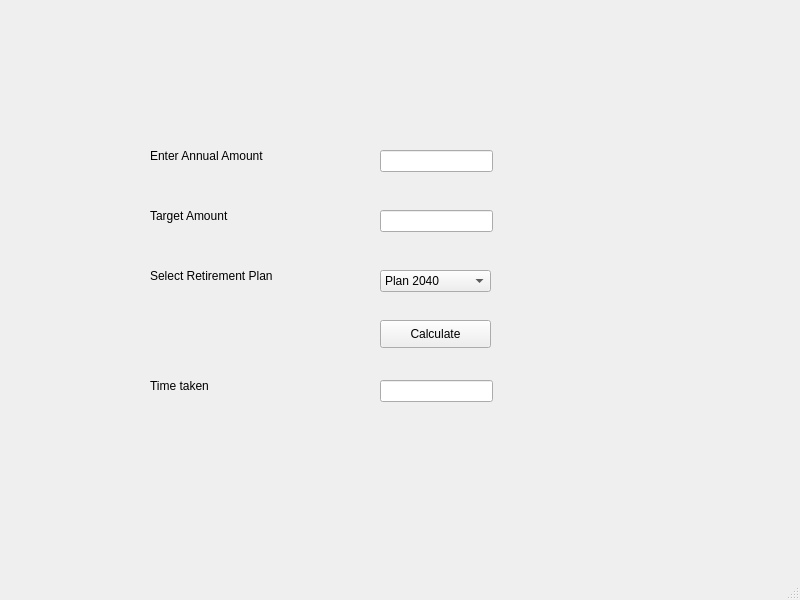
<?xml version="1.0" encoding="UTF-8"?>
<ui version="4.0">
 <class>financialPlanner</class>
 <widget class="QMainWindow" name="financialPlanner">
  <property name="geometry">
   <rect>
    <x>0</x>
    <y>0</y>
    <width>800</width>
    <height>600</height>
   </rect>
  </property>
  <property name="windowTitle">
   <string>Financial Planner</string>
  </property>
  <widget class="QWidget" name="centralwidget">
   <widget class="QLabel" name="lblAnnualAmount">
    <property name="geometry">
     <rect>
      <x>150</x>
      <y>130</y>
      <width>191</width>
      <height>51</height>
     </rect>
    </property>
    <property name="font">
     <font>
      <family>Segoe UI</family>
      <pointsize>9</pointsize>
     </font>
    </property>
    <property name="text">
     <string>Enter Annual Amount</string>
    </property>
   </widget>
   <widget class="QLineEdit" name="txtAnnualAmount">
    <property name="geometry">
     <rect>
      <x>380</x>
      <y>150</y>
      <width>113</width>
      <height>22</height>
     </rect>
    </property>
    <property name="font">
     <font>
      <family>Segoe UI</family>
      <pointsize>9</pointsize>
     </font>
    </property>
   </widget>
   <widget class="QLabel" name="lblTargetAmount">
    <property name="geometry">
     <rect>
      <x>150</x>
      <y>190</y>
      <width>191</width>
      <height>51</height>
     </rect>
    </property>
    <property name="font">
     <font>
      <family>Segoe UI</family>
      <pointsize>9</pointsize>
     </font>
    </property>
    <property name="text">
     <string>Target Amount</string>
    </property>
   </widget>
   <widget class="QLineEdit" name="txtTargetAmount">
    <property name="geometry">
     <rect>
      <x>380</x>
      <y>210</y>
      <width>113</width>
      <height>22</height>
     </rect>
    </property>
    <property name="font">
     <font>
      <family>Segoe UI</family>
      <pointsize>9</pointsize>
     </font>
    </property>
   </widget>
   <widget class="QLabel" name="lblPlan">
    <property name="geometry">
     <rect>
      <x>150</x>
      <y>250</y>
      <width>191</width>
      <height>51</height>
     </rect>
    </property>
    <property name="font">
     <font>
      <family>Segoe UI</family>
      <pointsize>9</pointsize>
     </font>
    </property>
    <property name="text">
     <string>Select Retirement Plan</string>
    </property>
   </widget>
   <widget class="QComboBox" name="cmbPlan">
    <property name="geometry">
     <rect>
      <x>380</x>
      <y>270</y>
      <width>111</width>
      <height>22</height>
     </rect>
    </property>
    <property name="font">
     <font>
      <family>Segoe UI</family>
      <pointsize>9</pointsize>
     </font>
    </property>
    <item>
     <property name="text">
      <string>Plan 2040</string>
     </property>
    </item>
    <item>
     <property name="text">
      <string>Plan 2050</string>
     </property>
    </item>
    <item>
     <property name="text">
      <string>Plan 2060</string>
     </property>
    </item>
   </widget>
   <widget class="QPushButton" name="btnCalculate">
    <property name="geometry">
     <rect>
      <x>380</x>
      <y>320</y>
      <width>111</width>
      <height>28</height>
     </rect>
    </property>
    <property name="font">
     <font>
      <family>Segoe UI</family>
      <pointsize>9</pointsize>
     </font>
    </property>
    <property name="text">
     <string>Calculate</string>
    </property>
   </widget>
   <widget class="QLabel" name="lblResult">
    <property name="geometry">
     <rect>
      <x>150</x>
      <y>360</y>
      <width>191</width>
      <height>51</height>
     </rect>
    </property>
    <property name="font">
     <font>
      <family>Segoe UI</family>
      <pointsize>9</pointsize>
     </font>
    </property>
    <property name="text">
     <string>Time taken</string>
    </property>
   </widget>
   <widget class="QLineEdit" name="txtResult">
    <property name="geometry">
     <rect>
      <x>380</x>
      <y>380</y>
      <width>113</width>
      <height>22</height>
     </rect>
    </property>
    <property name="font">
     <font>
      <family>Segoe UI</family>
      <pointsize>9</pointsize>
     </font>
    </property>
   </widget>
  </widget>
  <widget class="QMenuBar" name="menubar">
   <property name="geometry">
    <rect>
     <x>0</x>
     <y>0</y>
     <width>800</width>
     <height>26</height>
    </rect>
   </property>
  </widget>
  <widget class="QStatusBar" name="statusbar"/>
 </widget>
 <resources/>
 <connections/>
</ui>
